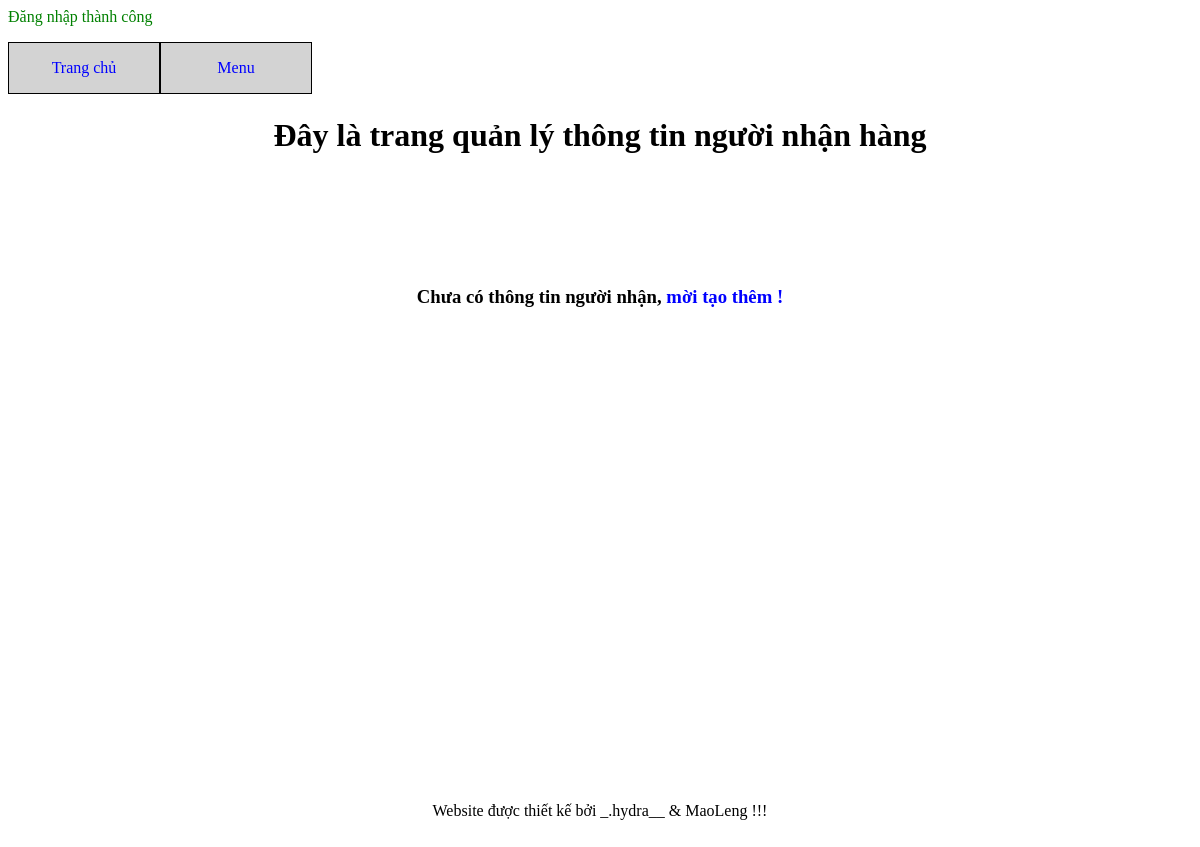
Before: /receiver.php (signed in) with the older database file.
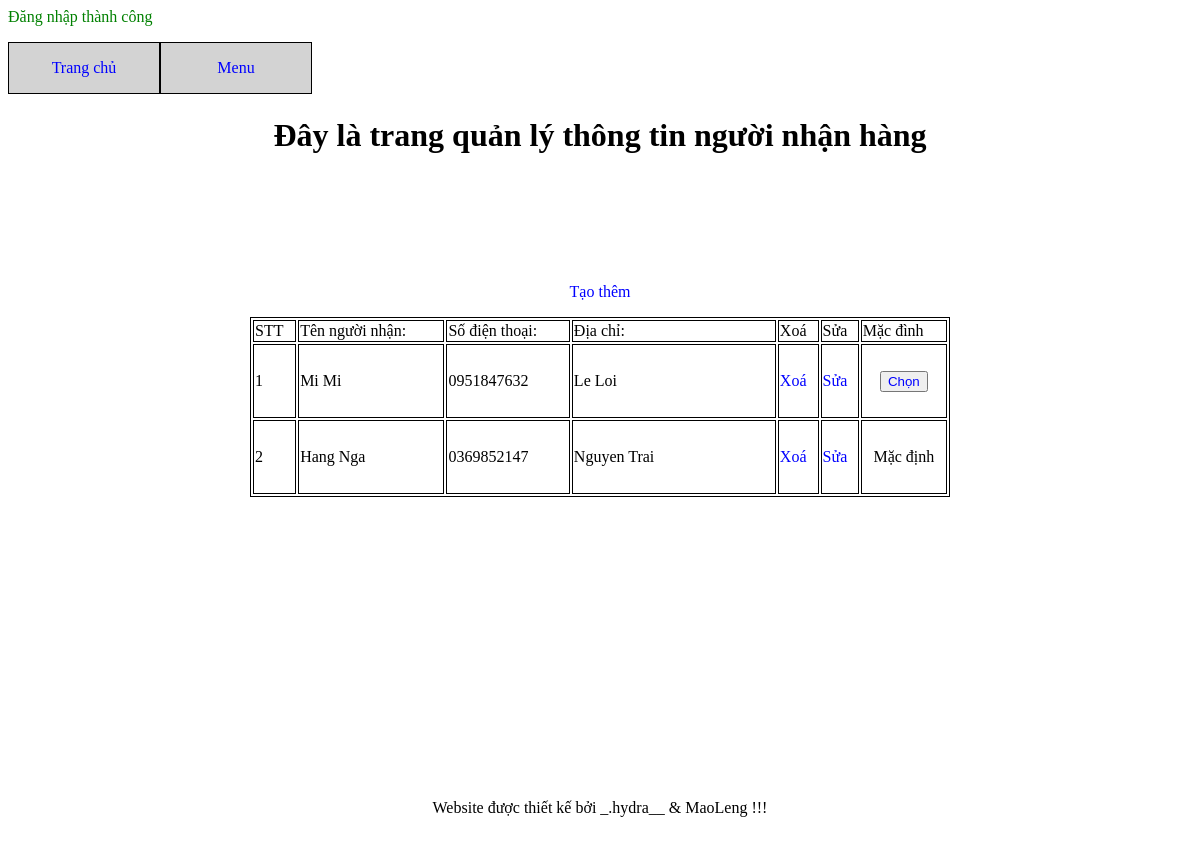
After: the same page with the newer database file.
### tables this page shows
CREATE TABLE `receivers` (
  `customer_id` int NOT NULL,
  `id` int NOT NULL,
  `name` varchar(50) NOT NULL,
  `phone` varchar(20) NOT NULL,
  `address` varchar(200) NOT NULL,
  `status` tinyint(1) NOT NULL DEFAULT '0'
);

### receiver.php (the view, shortened to what this page needs)
<!DOCTYPE html>
<html>
<head>
</head>
<body>
	<?php
	require 'connect.php';
	require 'announce.php';
	$customer_id = $_SESSION['customer_id'];
	$sql = "select * from receivers where customer_id = '$customer_id'";
	$result = mysqli_query($connect,$sql);
	$rows = mysqli_num_rows($result);
	$num = 0;
	?>
	<div id="div_tong">
		<?php require 'menu.php'; ?>
		<div id="div_tren">
			<h1 style="text-align: center ">
				Đây là trang quản lý thông tin người nhận hàng
			</h1>
		</div>
		<div id="div_giua">
			<?php
			if ($rows == 0) { ?>
				<h3  class="center">
					Chưa có thông tin người nhận,
					<span>
						<a href="receiver_form.php">
							mời tạo thêm !
						</a>
					</span>
				</h3>
				<?php
			} else {
				?>
				<p>
					<a href="receiver_form.php" class="center">
						Tạo thêm
					</a>
				</p>
				<table width="700px" class="border">
					<tr>
						<td>
							STT
						</td>
						<td>
							Tên người nhận:
						</td>
						<td>
							Số điện thoại:
						</td>
						<td width="200px" >
							Địa chỉ:
						</td>
						<td>
							Xoá
						</td>
						<td>
							Sửa
						</td>
						<td>
							Mặc đình
						</td>
					</tr>
					<?php
					foreach ($result as $each):
						$num ++;
						?>
						<tr>
							<td>
								<?php echo $num ?>
							</td>
							<td>
								<?php echo $each['name'] ?>
							</td>
							<td>
								<?php echo $each['phone'] ?>
							</td>
							<td height="70px">
								<?php echo $each['address'] ?>
							</td>
							<td>
								<a href="receiver_delete_process.php?id=<?php echo $num ?>">
									Xoá
								</a>
							</td>
							<td>
								<a href="receiver_form.php?id=<?php echo $num ?>&type=change">
									Sửa
								</a>
							</td>
							<td class="center">
								<?php if ($each['status'] == 0) { ?>
									<button>
										<a href="receiver_process.php?id=<?php echo $each['id'] ?>&type=1">
											Chọn
										</a>
									</button>
								<?php } else {?>
									Mặc định
								<?php } ?>
							</td>
						</tr>
						<?php
					endforeach;
				}
				?>
			</table>
			<br>
		</div>
		<div id="div_duoi">
			<?php
			require 'footer.php';
			?>
		</div>
	</div>
</body>
</html>

Changed rows visible on the page:
added receivers: name "Mi Mi", phone "0951847632", address "Le Loi"
added receivers: name "Hang Nga", phone "0369852147", address "Nguyen Trai", status "Mặc định"
Other visible differences:
text no longer shown: "Chưa có thông tin người nhận, mời tạo thêm !"
text now shown: "Tạo thêm STT Tên người nhận: Số điện thoại: Địa chỉ: Xoá Sửa Mặc đình"
